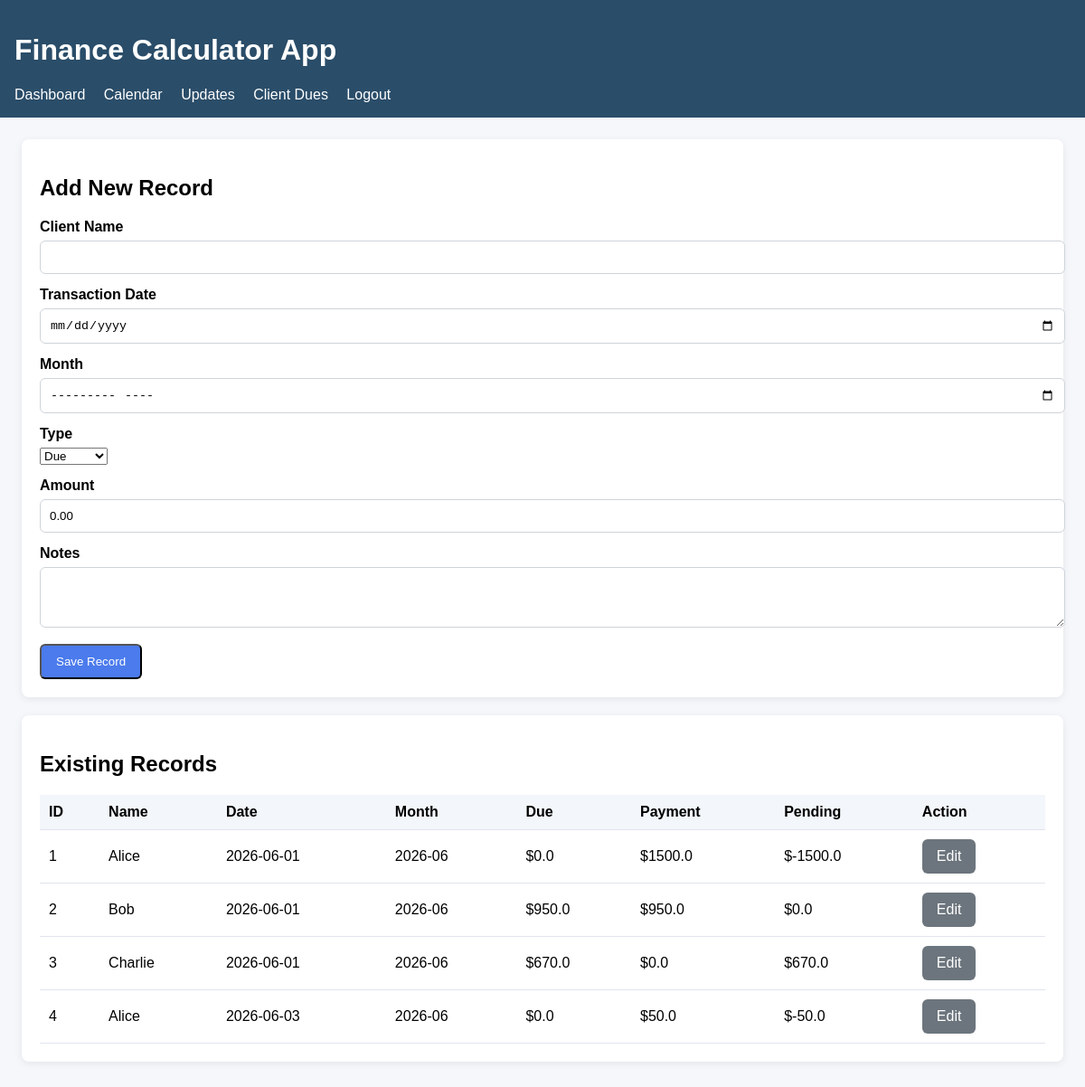
Screenshot of /update (signed in) with the database file from the repository.
### tables this page shows
CREATE TABLE finance_records (
                id INTEGER PRIMARY KEY AUTOINCREMENT,
                name TEXT NOT NULL,
                transaction_date TEXT NOT NULL,
                month TEXT NOT NULL,
                due_amount REAL NOT NULL DEFAULT 0,
                payment_amount REAL NOT NULL DEFAULT 0,
                notes TEXT
            );

### app.py (the view, shortened to what this page needs)
@app.route('/update', methods=['GET', 'POST'])
@login_required
def update():
    edit_id = request.args.get('edit_id', type=int)
    edit_record = fetch_record(edit_id) if edit_id else None
    records = fetch_all_records()
    return render_template('update.html', records=records, edit_record=edit_record)

### app.py (called while the page is built)
def get_db_connection():
    conn = sqlite3.connect(DB_PATH)
    conn.row_factory = sqlite3.Row
    return conn

def fetch_all_records():
    conn = get_db_connection()
    rows = conn.execute('SELECT * FROM finance_records ORDER BY id').fetchall()
    conn.close()
    return [dict(row) for row in rows]

def login_required(view):
    @wraps(view)
    def wrapped_view(*args, **kwargs):
        if not session.get('user'):
            return redirect(url_for('login'))
        return view(*args, **kwargs)
    return wrapped_view

### templates/update.html (shortened to what this page needs)
{% extends 'base.html' %}
{% block content %}
  <div class="card">
    <h2>{% if edit_record %}Edit Record{% else %}Add New Record{% endif %}</h2>
    <form method="post">
      <div class="form-group">
        <label for="name">Client Name</label>
        <input id="name" name="name" value="{{ edit_record.name if edit_record else '' }}" required />
      </div>
      <div class="form-group">
        <label for="transaction_date">Transaction Date</label>
        <input id="transaction_date" name="transaction_date" type="date" value="{{ edit_record.transaction_date if edit_record else '' }}" required />
      </div>
      <div class="form-group">
        <label for="month">Month</label>
        <input id="month" name="month" type="month" value="{{ edit_record.month if edit_record else '' }}" required />
      </div>
      <div class="form-group">
        <label for="transaction_type">Type</label>
        <select id="transaction_type" name="transaction_type" required>
          <option value="due" {% if edit_record and edit_record.due_amount > 0 %}selected{% endif %}>Due</option>
        </select>
      </div>
      <div class="form-group">
        <label for="amount">Amount</label>
        <input id="amount" name="amount" type="number" step="0.01" value="{% if edit_record %}{{ edit_record.due_amount if edit_record.due_amount > 0 else edit_record.payment_amount }}{% else %}0.00{% endif %}" required />
      </div>
      <div class="form-group">
        <label for="notes">Notes</label>
        <textarea id="notes" name="notes" rows="3">{{ edit_record.notes if edit_record else '' }}</textarea>
      </div>
      <button class="button" type="submit">Save Record</button>
    </form>
  </div>
  <div class="card">
    <h2>Existing Records</h2>
    <table>
      <thead>
        <tr>
          <th>ID</th>
          <th>Name</th>
          <th>Date</th>
          <th>Month</th>
          <th>Due</th>
          <th>Payment</th>
          <th>Pending</th>
          <th>Action</th>
        </tr>
      </thead>
      <tbody>
        {% for record in records %}
          <tr>
            <td>{{ record.id }}</td>
            <td>{{ record.name }}</td>
            <td>{{ record.transaction_date }}</td>
            <td>{{ record.month }}</td>
            <td>${{ record.due_amount }}</td>
            <td>${{ record.payment_amount }}</td>
            <td>${{ record.due_amount - record.payment_amount }}</td>
            <td><a class="button button-secondary" href="{{ url_for('update', edit_id=record.id) }}">Edit</a></td>
          </tr>
        {% endfor %}
      </tbody>
    </table>
  </div>
{% endblock %}

### templates/base.html (style rules this page uses)
body { font-family: Arial, sans-serif; margin: 0; padding: 0; background: #f5f7fb; }
.card { background: white; border-radius: 8px; box-shadow: 0 2px 8px rgba(0,0,0,0.08); padding: 20px; margin-bottom: 20px; }
.button { display: inline-block; padding: 10px 16px; background: #4b7bec; color: white; border-radius: 6px; text-decoration: none; }
.button-secondary { background: #6c757d; }
table { width: 100%; border-collapse: collapse; margin-top: 12px; }
th, td { padding: 10px; border-bottom: 1px solid #e1e4ee; text-align: left; }
th { background: #f3f6fa; }
.form-group { margin-bottom: 14px; }
.form-group label { display: block; margin-bottom: 6px; font-weight: bold; }
.form-group input, .form-group textarea { width: 100%; padding: 10px; border: 1px solid #ced4da; border-radius: 6px; }

### rows the page displays
finance_records: id "1", name "Alice", transaction_date "2026-06-01", month "2026-06", due_amount "0.0", payment_amount "1500.0", record.due_amount-record.payment_amount "-1500.0"
finance_records: id "2", name "Bob", transaction_date "2026-06-01", month "2026-06", due_amount "950.0", payment_amount "950.0", record.due_amount-record.payment_amount "0.0"
finance_records: id "3", name "Charlie", transaction_date "2026-06-01", month "2026-06", due_amount "670.0", payment_amount "0.0", record.due_amount-record.payment_amount "670.0"
finance_records: id "4", name "Alice", transaction_date "2026-06-03", month "2026-06", due_amount "0.0", payment_amount "50.0", record.due_amount-record.payment_amount "-50.0"
